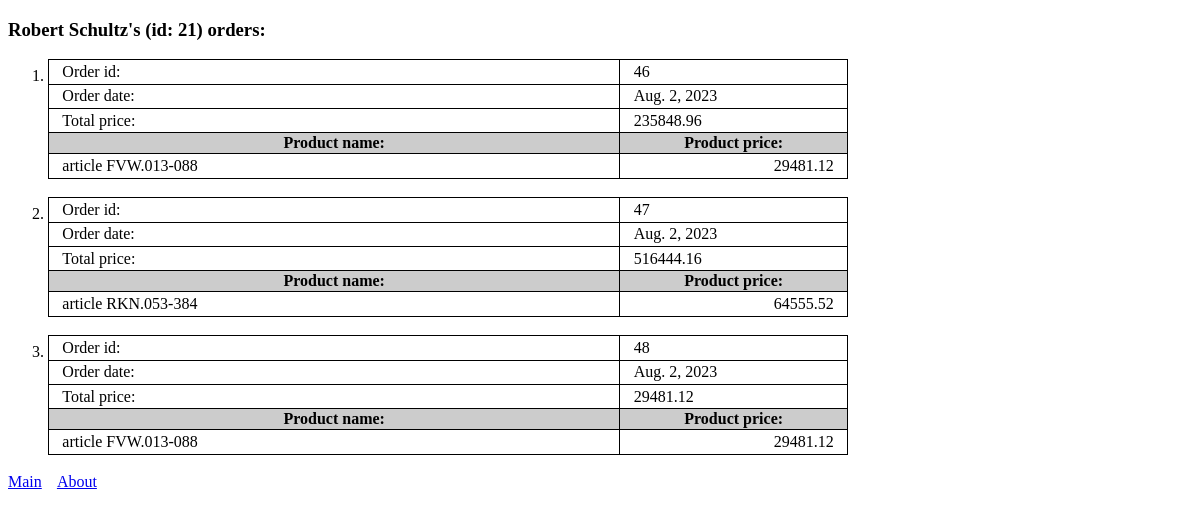
/orders/21/, run on the app's committed database.
### homewrk_02/models.py (models this page shows, shortened)
class Customer(models.Model):
    name = models.CharField(max_length=100)
    email = models.EmailField(max_length=100)
    phone = models.CharField(max_length=100)
    address = models.CharField(max_length=100)
    reg_date = models.DateField()       # auto_now=True)

class Order(models.Model):
    customer: Customer = models.ForeignKey(Customer, on_delete=models.CASCADE)
    product = models.ManyToManyField(Product)
    order_date = models.DateField(auto_now_add=True)
    total_price = models.DecimalField(max_digits=8, decimal_places=2)

class Product(models.Model):
    name = models.CharField(max_length=100)
    description = models.CharField(max_length=300)
    price = models.DecimalField(max_digits=8, decimal_places=2)
    amount = models.IntegerField()
    add_date = models.DateField(auto_now=True)

### homewrk_02/views.py (the view)
# urls.py: path('orders/<int:customer_id>/', views.order_list, name='orders_list'),
def order_list(request, customer_id):
    customer = get_object_or_404(Customer, pk=customer_id)
    orders = Order.objects.filter(customer=customer)
    context = {'customer': customer, }
    if orders:
        context['orders'] = []
        for order in orders:
            context['orders'].append(
                {
                    'order': order,
                    'products': [item for item in order.product.all()],
                }
            )
    return render(request, 'homewrk_02/hw02_orders.html', context=context)

### homewrk_02/templates/homewrk_02/hw02_orders.html (shortened to what this page needs)
{% extends 'homewrk_02/base.html' %}
{% block content %}
<div>
    <h3>{{ customer.name }}'s (id: {{ customer.pk }}) orders:</h3>
    <ol>
        {% for order in orders %}
        <li>
            <table>
                <tr>
                    <td>Order id:</td>
                    <td class="price">{{ order.order.pk }}</td>
                </tr>
                <tr>
                    <td>Order date:</td>
                    <td class="price">{{ order.order.order_date }}</td>
                </tr>
                <tr>
                    <td>Total price:</td>
                    <td class="price">{{ order.order.total_price }}</td>
                </tr>
                <tr>
                    <th>Product name:</th>
                    <th class="price">Product price:</th>
                </tr>
                {% for product in order.products %}
                <tr>
                    <td>{{ product.name }}</td>
                    <td class="price r_align">{{ product.price }}</td>
                </tr>
                {% endfor %}
            </table>
        </li>
        {% endfor %}
    </ol>
</div>
<footer>
    <a href="{% url 'index' %}">Main</a>&nbsp;&nbsp;&nbsp;
    <a href="{% url 'about' %}">About</a>
</footer>
{% endblock %}

### static/style.css (style rules this page uses)
table { width: 800px; border: solid 1px black; border-collapse: collapse; margin-bottom: 14pt; }
tr { border: solid 1px black; }
td { border: solid 1px black; padding: 2pt; padding-left: 10pt; padding-right: 10pt; }
th { background-color: #ccc; border: solid 1px black; text-align: center; }
.price { width: 200px; }
.r_align { text-align: right; }

### data on the page
Customer: name "Robert Schultz", pk "21"
Order: order.pk "46", order.order_date "Aug. 2, 2023", order.total_price "235848.96"
Product: name "article FVW.013-088", price "29481.12"
Order: order.pk "47", order.order_date "Aug. 2, 2023", order.total_price "516444.16"
Product: name "article RKN.053-384", price "64555.52"
Order: order.pk "48", order.order_date "Aug. 2, 2023", order.total_price "29481.12"
